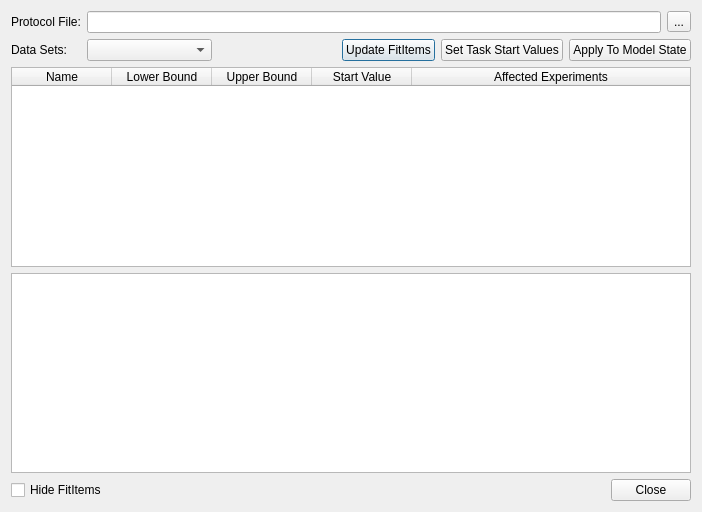
<?xml version="1.0" encoding="UTF-8"?>
<ui version="4.0">
<comment> Copyright (C) 2015 by Pedro Mendes, Virginia Tech Intellectual </comment>
<comment> Properties, Inc., University of Heidelberg, and The University </comment>
<comment> of Manchester. </comment>
<comment> All rights reserved. </comment>

 <class>CQParameterEstimationResult</class>
 <widget class="QDialog" name="CQParameterEstimationResult">
  <property name="geometry">
   <rect>
    <x>0</x>
    <y>0</y>
    <width>702</width>
    <height>512</height>
   </rect>
  </property>
  <property name="windowTitle">
   <string>Load Parameter Estimation Protocol</string>
  </property>
  <layout class="QVBoxLayout" name="verticalLayout">
   <item>
    <layout class="QHBoxLayout" name="horizontalLayout_2">
     <item>
      <widget class="QLabel" name="label_2">
       <property name="sizePolicy">
        <sizepolicy hsizetype="Fixed" vsizetype="Fixed">
         <horstretch>0</horstretch>
         <verstretch>0</verstretch>
        </sizepolicy>
       </property>
       <property name="minimumSize">
        <size>
         <width>70</width>
         <height>0</height>
        </size>
       </property>
       <property name="maximumSize">
        <size>
         <width>70</width>
         <height>16777215</height>
        </size>
       </property>
       <property name="text">
        <string>Protocol File: </string>
       </property>
      </widget>
     </item>
     <item>
      <widget class="QLineEdit" name="txtProtocol">
       <property name="toolTip">
        <string>the protocol file to load</string>
       </property>
      </widget>
     </item>
     <item>
      <widget class="QToolButton" name="cmdBrowseProtocol">
       <property name="toolTip">
        <string>select the file protocol file to load. </string>
       </property>
       <property name="text">
        <string>...</string>
       </property>
      </widget>
     </item>
    </layout>
   </item>
   <item>
    <layout class="QHBoxLayout" name="horizontalLayout">
     <item>
      <widget class="QLabel" name="label">
       <property name="sizePolicy">
        <sizepolicy hsizetype="Fixed" vsizetype="Fixed">
         <horstretch>0</horstretch>
         <verstretch>0</verstretch>
        </sizepolicy>
       </property>
       <property name="minimumSize">
        <size>
         <width>70</width>
         <height>0</height>
        </size>
       </property>
       <property name="maximumSize">
        <size>
         <width>70</width>
         <height>16777215</height>
        </size>
       </property>
       <property name="text">
        <string>Data Sets: </string>
       </property>
      </widget>
     </item>
     <item>
      <widget class="QComboBox" name="lstDataSets">
       <property name="sizePolicy">
        <sizepolicy hsizetype="Expanding" vsizetype="Fixed">
         <horstretch>0</horstretch>
         <verstretch>0</verstretch>
        </sizepolicy>
       </property>
      </widget>
     </item>
     <item>
      <spacer name="horizontalSpacer">
       <property name="orientation">
        <enum>Qt::Horizontal</enum>
       </property>
       <property name="sizeHint" stdset="0">
        <size>
         <width>40</width>
         <height>20</height>
        </size>
       </property>
      </spacer>
     </item>
     <item>
      <widget class="QPushButton" name="cmdUpdateFitItems">
       <property name="toolTip">
        <string>Updates the displayed fititems from the current setup in the model (for comparison purposes only)</string>
       </property>
       <property name="text">
        <string>Update FitItems</string>
       </property>
      </widget>
     </item>
     <item>
      <widget class="QPushButton" name="cmdSetTaskStartValues">
       <property name="toolTip">
        <string>Sets the Parameter / Optimization start values to the values from the selected row.</string>
       </property>
       <property name="text">
        <string>Set Task Start Values</string>
       </property>
      </widget>
     </item>
     <item>
      <widget class="QPushButton" name="cmdApplyToModel">
       <property name="toolTip">
        <string>Updates the model initial state to the selected row.</string>
       </property>
       <property name="text">
        <string>Apply To Model State</string>
       </property>
      </widget>
     </item>
    </layout>
   </item>
   <item>
    <widget class="QTableWidget" name="tblFitItems">
     <property name="editTriggers">
      <set>QAbstractItemView::NoEditTriggers</set>
     </property>
     <property name="alternatingRowColors">
      <bool>true</bool>
     </property>
     <property name="sortingEnabled">
      <bool>true</bool>
     </property>
     <attribute name="horizontalHeaderStretchLastSection">
      <bool>true</bool>
     </attribute>
     <attribute name="verticalHeaderVisible">
      <bool>false</bool>
     </attribute>
     <column>
      <property name="text">
       <string>Name</string>
      </property>
     </column>
     <column>
      <property name="text">
       <string>Lower Bound</string>
      </property>
     </column>
     <column>
      <property name="text">
       <string>Upper Bound</string>
      </property>
     </column>
     <column>
      <property name="text">
       <string>Start Value</string>
      </property>
     </column>
     <column>
      <property name="text">
       <string>Affected Experiments</string>
      </property>
     </column>
    </widget>
   </item>
   <item>
    <widget class="QTableWidget" name="tblResults">
     <property name="editTriggers">
      <set>QAbstractItemView::NoEditTriggers</set>
     </property>
     <property name="alternatingRowColors">
      <bool>true</bool>
     </property>
     <property name="selectionMode">
      <enum>QAbstractItemView::SingleSelection</enum>
     </property>
     <property name="selectionBehavior">
      <enum>QAbstractItemView::SelectRows</enum>
     </property>
     <property name="sortingEnabled">
      <bool>true</bool>
     </property>
    </widget>
   </item>
   <item>
    <layout class="QHBoxLayout" name="horizontalLayout_3">
     <item>
      <widget class="QCheckBox" name="chkHideFitItems">
       <property name="text">
        <string>Hide FitItems</string>
       </property>
      </widget>
     </item>
     <item>
      <spacer name="horizontalSpacer_2">
       <property name="orientation">
        <enum>Qt::Horizontal</enum>
       </property>
       <property name="sizeHint" stdset="0">
        <size>
         <width>40</width>
         <height>20</height>
        </size>
       </property>
      </spacer>
     </item>
     <item>
      <widget class="QDialogButtonBox" name="buttonBox">
       <property name="orientation">
        <enum>Qt::Horizontal</enum>
       </property>
       <property name="standardButtons">
        <set>QDialogButtonBox::Close</set>
       </property>
      </widget>
     </item>
    </layout>
   </item>
  </layout>
 </widget>
 <tabstops>
  <tabstop>txtProtocol</tabstop>
  <tabstop>cmdBrowseProtocol</tabstop>
  <tabstop>lstDataSets</tabstop>
  <tabstop>cmdUpdateFitItems</tabstop>
  <tabstop>cmdSetTaskStartValues</tabstop>
  <tabstop>cmdApplyToModel</tabstop>
  <tabstop>tblFitItems</tabstop>
  <tabstop>tblResults</tabstop>
  <tabstop>chkHideFitItems</tabstop>
 </tabstops>
 <resources/>
 <connections>
  <connection>
   <sender>buttonBox</sender>
   <signal>accepted()</signal>
   <receiver>CQParameterEstimationResult</receiver>
   <slot>accept()</slot>
   <hints>
    <hint type="sourcelabel">
     <x>248</x>
     <y>254</y>
    </hint>
    <hint type="destinationlabel">
     <x>157</x>
     <y>274</y>
    </hint>
   </hints>
  </connection>
  <connection>
   <sender>buttonBox</sender>
   <signal>rejected()</signal>
   <receiver>CQParameterEstimationResult</receiver>
   <slot>reject()</slot>
   <hints>
    <hint type="sourcelabel">
     <x>316</x>
     <y>260</y>
    </hint>
    <hint type="destinationlabel">
     <x>286</x>
     <y>274</y>
    </hint>
   </hints>
  </connection>
  <connection>
   <sender>chkHideFitItems</sender>
   <signal>stateChanged(int)</signal>
   <receiver>CQParameterEstimationResult</receiver>
   <slot>toggleFitItems()</slot>
   <hints>
    <hint type="sourcelabel">
     <x>52</x>
     <y>490</y>
    </hint>
    <hint type="destinationlabel">
     <x>350</x>
     <y>255</y>
    </hint>
   </hints>
  </connection>
  <connection>
   <sender>cmdApplyToModel</sender>
   <signal>clicked()</signal>
   <receiver>CQParameterEstimationResult</receiver>
   <slot>applyToModelState()</slot>
   <hints>
    <hint type="sourcelabel">
     <x>637</x>
     <y>49</y>
    </hint>
    <hint type="destinationlabel">
     <x>350</x>
     <y>255</y>
    </hint>
   </hints>
  </connection>
  <connection>
   <sender>cmdBrowseProtocol</sender>
   <signal>clicked()</signal>
   <receiver>CQParameterEstimationResult</receiver>
   <slot>browseForProtocol()</slot>
   <hints>
    <hint type="sourcelabel">
     <x>679</x>
     <y>19</y>
    </hint>
    <hint type="destinationlabel">
     <x>350</x>
     <y>255</y>
    </hint>
   </hints>
  </connection>
  <connection>
   <sender>cmdSetTaskStartValues</sender>
   <signal>clicked()</signal>
   <receiver>CQParameterEstimationResult</receiver>
   <slot>setTaskStartValues()</slot>
   <hints>
    <hint type="sourcelabel">
     <x>522</x>
     <y>49</y>
    </hint>
    <hint type="destinationlabel">
     <x>350</x>
     <y>255</y>
    </hint>
   </hints>
  </connection>
  <connection>
   <sender>cmdUpdateFitItems</sender>
   <signal>clicked()</signal>
   <receiver>CQParameterEstimationResult</receiver>
   <slot>updateFitItems()</slot>
   <hints>
    <hint type="sourcelabel">
     <x>420</x>
     <y>49</y>
    </hint>
    <hint type="destinationlabel">
     <x>350</x>
     <y>255</y>
    </hint>
   </hints>
  </connection>
  <connection>
   <sender>lstDataSets</sender>
   <signal>currentIndexChanged(int)</signal>
   <receiver>CQParameterEstimationResult</receiver>
   <slot>dataSetChanged()</slot>
   <hints>
    <hint type="sourcelabel">
     <x>155</x>
     <y>48</y>
    </hint>
    <hint type="destinationlabel">
     <x>350</x>
     <y>255</y>
    </hint>
   </hints>
  </connection>
  <connection>
   <sender>txtProtocol</sender>
   <signal>returnPressed()</signal>
   <receiver>CQParameterEstimationResult</receiver>
   <slot>loadProtocol()</slot>
   <hints>
    <hint type="sourcelabel">
     <x>373</x>
     <y>19</y>
    </hint>
    <hint type="destinationlabel">
     <x>350</x>
     <y>255</y>
    </hint>
   </hints>
  </connection>
 </connections>
 <slots>
  <slot>updateUI()</slot>
  <slot>updateFitItems()</slot>
  <slot>setTaskStartValues()</slot>
  <slot>applyToModelState()</slot>
  <slot>loadProtocol(QString)</slot>
  <slot>protocolFileChanged(QString)</slot>
  <slot>browseForProtocol()</slot>
  <slot>toggleFitItems()</slot>
  <slot>dataSetChanged()</slot>
  <slot>loadProtocol()</slot>
 </slots>
</ui>
